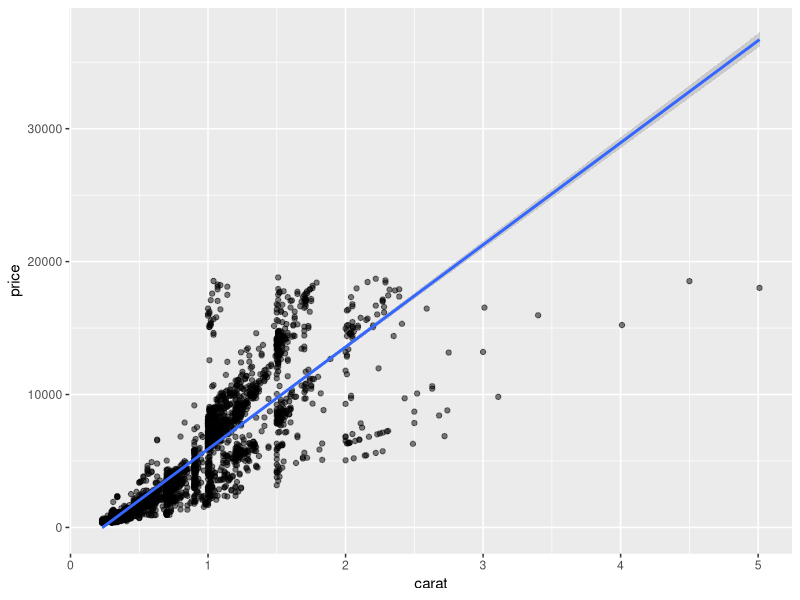
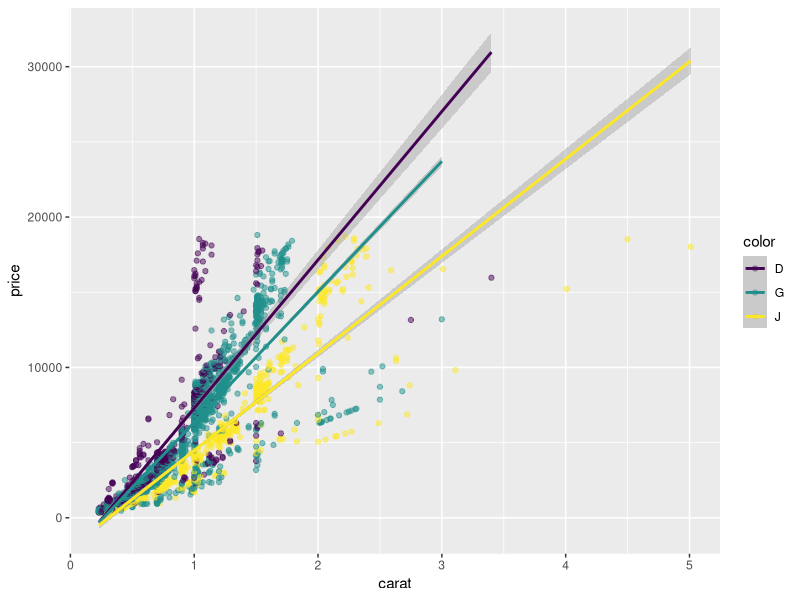
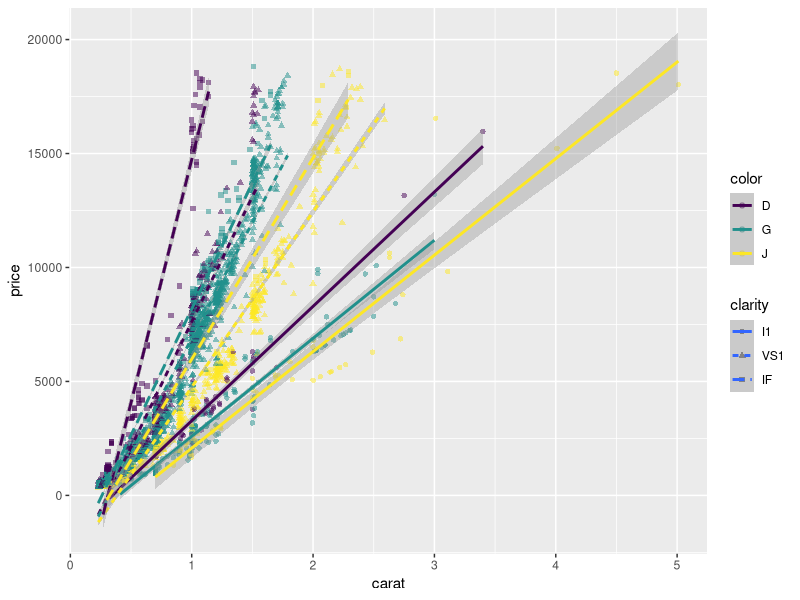
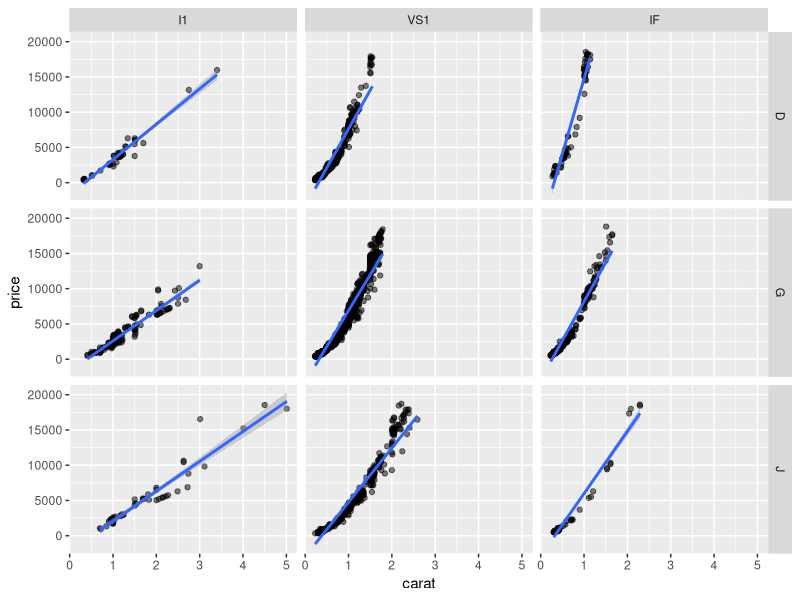

Write R code to recreate these figures, in order.
## ---- chunk 1
knitr::opts_chunk$set(echo = TRUE, warning = FALSE, message = FALSE) #then push commits 
library(tidyverse)
library(knitr)
library(ggplot2)
## ---- chunk 2
diamonds_clean <- diamonds %>%
  filter(color %in% c("D", "G", "J"), clarity %in% c("I1", "VS1", "IF"))

diamonds_clean %>%
  count(color, clarity) %>%
  kable()
  
## ---- chunk 3
diamonds_clean %>% 
  ggplot(aes(x = carat, y = price)) +
  geom_point(alpha = 0.5) +
  geom_smooth(method = "lm") 
  
## ---- chunk 4
diamonds_clean %>% 
  ggplot(aes(x = carat, y = price, color = color)) +
  geom_point(alpha = 0.5) +
  geom_smooth(method = "lm") 
  
## ---- chunk 5
diamonds_clean %>% 
  ggplot(aes(x = carat, y = price, color = color, shape = clarity)) +
  geom_point(alpha = 0.5) +
  geom_smooth(aes(linetype = clarity), method = "lm") 
  
## ---- chunk 6
diamonds_clean %>% 
  ggplot(aes(x = carat, y = price)) +
  geom_point(alpha = 0.5) +
  geom_smooth(method = "lm") + 
  facet_grid(color ~ clarity)
  
## ---- chunk 7
diamonds_clean %>% 
  mutate(ppc = price / carat) %>%
  group_by(color, clarity) %>%
  summarize(avg_ppc = mean(ppc)) %>%
  arrange(desc(avg_ppc)) %>%
  kable()
